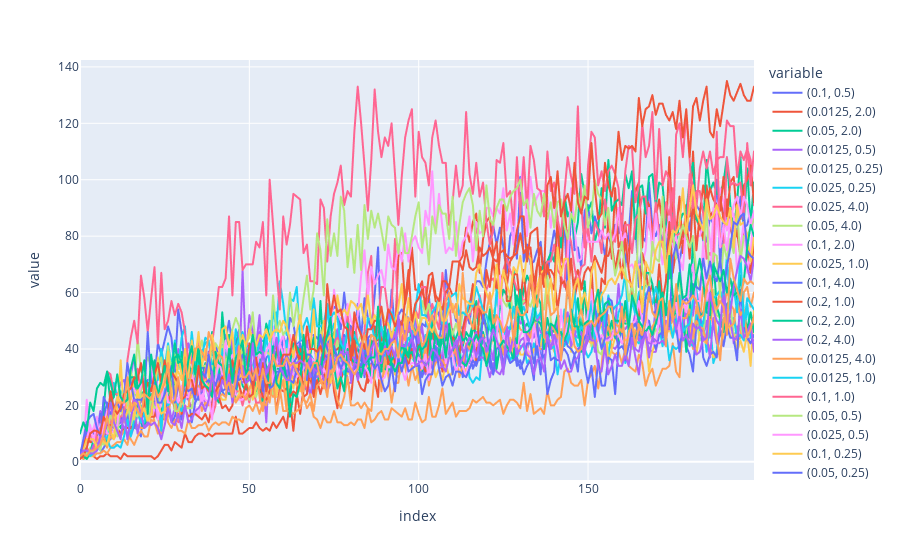

Notebook code for this chart:
### Code cell
px.line(df)

### Figure 1 — Plotly figure (JSON) as saved in the notebook; plotly's stock layout.template omitted (floating-point values rounded to 4 significant figures; data arrays with more than 128 entries replaced by an {"elided": "..."} marker saying what was removed)
{"data": [{"hovertemplate": "variable=(0.1, 0.5)<br>index=%{x}<br>value=%{y}<extra></extra>", "legendgroup": "(0.1, 0.5)", "line": {"color": "#636efa", "dash": "solid"}, "mode": "lines", "name": "(0.1, 0.5)", "showlegend": true, "type": "scattergl", "x": {"elided": "200 int values"}, "xaxis": "x", "y": {"elided": "200 int values"}, "yaxis": "y"}, {"hovertemplate": "variable=(0.0125, 2.0)<br>index=%{x}<br>value=%{y}<extra></extra>", "legendgroup": "(0.0125, 2.0)", "line": {"color": "#EF553B", "dash": "solid"}, "mode": "lines", "name": "(0.0125, 2.0)", "showlegend": true, "type": "scattergl", "x": {"elided": "200 int values"}, "xaxis": "x", "y": {"elided": "200 int values"}, "yaxis": "y"}, {"hovertemplate": "variable=(0.05, 2.0)<br>index=%{x}<br>value=%{y}<extra></extra>", "legendgroup": "(0.05, 2.0)", "line": {"color": "#00cc96", "dash": "solid"}, "mode": "lines", "name": "(0.05, 2.0)", "showlegend": true, "type": "scattergl", "x": {"elided": "200 int values"}, "xaxis": "x", "y": {"elided": "200 int values"}, "yaxis": "y"}, {"hovertemplate": "variable=(0.0125, 0.5)<br>index=%{x}<br>value=%{y}<extra></extra>", "legendgroup": "(0.0125, 0.5)", "line": {"color": "#ab63fa", "dash": "solid"}, "mode": "lines", "name": "(0.0125, 0.5)", "showlegend": true, "type": "scattergl", "x": {"elided": "200 int values"}, "xaxis": "x", "y": {"elided": "200 int values"}, "yaxis": "y"}, {"hovertemplate": "variable=(0.0125, 0.25)<br>index=%{x}<br>value=%{y}<extra></extra>", "legendgroup": "(0.0125, 0.25)", "line": {"color": "#FFA15A", "dash": "solid"}, "mode": "lines", "name": "(0.0125, 0.25)", "showlegend": true, "type": "scattergl", "x": {"elided": "200 int values"}, "xaxis": "x", "y": {"elided": "200 int values"}, "yaxis": "y"}, {"hovertemplate": "variable=(0.025, 0.25)<br>index=%{x}<br>value=%{y}<extra></extra>", "legendgroup": "(0.025, 0.25)", "line": {"color": "#19d3f3", "dash": "solid"}, "mode": "lines", "name": "(0.025, 0.25)", "showlegend": true, "type": "scattergl", "x": {"elided": "200 int values"}, "xaxis": "x", "y": {"elided": "200 int values"}, "yaxis": "y"}, {"hovertemplate": "variable=(0.025, 4.0)<br>index=%{x}<br>value=%{y}<extra></extra>", "legendgroup": "(0.025, 4.0)", "line": {"color": "#FF6692", "dash": "solid"}, "mode": "lines", "name": "(0.025, 4.0)", "showlegend": true, "type": "scattergl", "x": {"elided": "200 int values"}, "xaxis": "x", "y": {"elided": "200 int values"}, "yaxis": "y"}, {"hovertemplate": "variable=(0.05, 4.0)<br>index=%{x}<br>value=%{y}<extra></extra>", "legendgroup": "(0.05, 4.0)", "line": {"color": "#B6E880", "dash": "solid"}, "mode": "lines", "name": "(0.05, 4.0)", "showlegend": true, "type": "scattergl", "x": {"elided": "200 int values"}, "xaxis": "x", "y": {"elided": "200 int values"}, "yaxis": "y"}, {"hovertemplate": "variable=(0.1, 2.0)<br>index=%{x}<br>value=%{y}<extra></extra>", "legendgroup": "(0.1, 2.0)", "line": {"color": "#FF97FF", "dash": "solid"}, "mode": "lines", "name": "(0.1, 2.0)", "showlegend": true, "type": "scattergl", "x": {"elided": "200 int values"}, "xaxis": "x", "y": {"elided": "200 int values"}, "yaxis": "y"}, {"hovertemplate": "variable=(0.025, 1.0)<br>index=%{x}<br>value=%{y}<extra></extra>", "legendgroup": "(0.025, 1.0)", "line": {"color": "#FECB52", "dash": "solid"}, "mode": "lines", "name": "(0.025, 1.0)", "showlegend": true, "type": "scattergl", "x": {"elided": "200 int values"}, "xaxis": "x", "y": {"elided": "200 int values"}, "yaxis": "y"}, {"hovertemplate": "variable=(0.1, 4.0)<br>index=%{x}<br>value=%{y}<extra></extra>", "legendgroup": "(0.1, 4.0)", "line": {"color": "#636efa", "dash": "solid"}, "mode": "lines", "name": "(0.1, 4.0)", "showlegend": true, "type": "scattergl", "x": {"elided": "200 int values"}, "xaxis": "x", "y": {"elided": "200 int values"}, "yaxis": "y"}, {"hovertemplate": "variable=(0.2, 1.0)<br>index=%{x}<br>value=%{y}<extra></extra>", "legendgroup": "(0.2, 1.0)", "line": {"color": "#EF553B", "dash": "solid"}, "mode": "lines", "name": "(0.2, 1.0)", "showlegend": true, "type": "scattergl", "x": {"elided": "200 int values"}, "xaxis": "x", "y": {"elided": "200 int values"}, "yaxis": "y"}, {"hovertemplate": "variable=(0.2, 2.0)<br>index=%{x}<br>value=%{y}<extra></extra>", "legendgroup": "(0.2, 2.0)", "line": {"color": "#00cc96", "dash": "solid"}, "mode": "lines", "name": "(0.2, 2.0)", "showlegend": true, "type": "scattergl", "x": {"elided": "200 int values"}, "xaxis": "x", "y": {"elided": "200 int values"}, "yaxis": "y"}, {"hovertemplate": "variable=(0.2, 4.0)<br>index=%{x}<br>value=%{y}<extra></extra>", "legendgroup": "(0.2, 4.0)", "line": {"color": "#ab63fa", "dash": "solid"}, "mode": "lines", "name": "(0.2, 4.0)", "showlegend": true, "type": "scattergl", "x": {"elided": "200 int values"}, "xaxis": "x", "y": {"elided": "200 int values"}, "yaxis": "y"}, {"hovertemplate": "variable=(0.0125, 4.0)<br>index=%{x}<br>value=%{y}<extra></extra>", "legendgroup": "(0.0125, 4.0)", "line": {"color": "#FFA15A", "dash": "solid"}, "mode": "lines", "name": "(0.0125, 4.0)", "showlegend": true, "type": "scattergl", "x": {"elided": "200 int values"}, "xaxis": "x", "y": {"elided": "200 int values"}, "yaxis": "y"}, {"hovertemplate": "variable=(0.0125, 1.0)<br>index=%{x}<br>value=%{y}<extra></extra>", "legendgroup": "(0.0125, 1.0)", "line": {"color": "#19d3f3", "dash": "solid"}, "mode": "lines", "name": "(0.0125, 1.0)", "showlegend": true, "type": "scattergl", "x": {"elided": "200 int values"}, "xaxis": "x", "y": {"elided": "200 int values"}, "yaxis": "y"}, {"hovertemplate": "variable=(0.1, 1.0)<br>index=%{x}<br>value=%{y}<extra></extra>", "legendgroup": "(0.1, 1.0)", "line": {"color": "#FF6692", "dash": "solid"}, "mode": "lines", "name": "(0.1, 1.0)", "showlegend": true, "type": "scattergl", "x": {"elided": "200 int values"}, "xaxis": "x", "y": {"elided": "200 int values"}, "yaxis": "y"}, {"hovertemplate": "variable=(0.05, 0.5)<br>index=%{x}<br>value=%{y}<extra></extra>", "legendgroup": "(0.05, 0.5)", "line": {"color": "#B6E880", "dash": "solid"}, "mode": "lines", "name": "(0.05, 0.5)", "showlegend": true, "type": "scattergl", "x": {"elided": "200 int values"}, "xaxis": "x", "y": {"elided": "200 int values"}, "yaxis": "y"}, {"hovertemplate": "variable=(0.025, 0.5)<br>index=%{x}<br>value=%{y}<extra></extra>", "legendgroup": "(0.025, 0.5)", "line": {"color": "#FF97FF", "dash": "solid"}, "mode": "lines", "name": "(0.025, 0.5)", "showlegend": true, "type": "scattergl", "x": {"elided": "200 int values"}, "xaxis": "x", "y": {"elided": "200 int values"}, "yaxis": "y"}, {"hovertemplate": "variable=(0.1, 0.25)<br>index=%{x}<br>value=%{y}<extra></extra>", "legendgroup": "(0.1, 0.25)", "line": {"color": "#FECB52", "dash": "solid"}, "mode": "lines", "name": "(0.1, 0.25)", "showlegend": true, "type": "scattergl", "x": {"elided": "200 int values"}, "xaxis": "x", "y": {"elided": "200 int values"}, "yaxis": "y"}, {"hovertemplate": "variable=(0.05, 0.25)<br>index=%{x}<br>value=%{y}<extra></extra>", "legendgroup": "(0.05, 0.25)", "line": {"color": "#636efa", "dash": "solid"}, "mode": "lines", "name": "(0.05, 0.25)", "showlegend": true, "type": "scattergl", "x": {"elided": "200 int values"}, "xaxis": "x", "y": {"elided": "200 int values"}, "yaxis": "y"}, {"hovertemplate": "variable=(0.025, 2.0)<br>index=%{x}<br>value=%{y}<extra></extra>", "legendgroup": "(0.025, 2.0)", "line": {"color": "#EF553B", "dash": "solid"}, "mode": "lines", "name": "(0.025, 2.0)", "showlegend": true, "type": "scattergl", "x": {"elided": "200 int values"}, "xaxis": "x", "y": {"elided": "200 int values"}, "yaxis": "y"}, {"hovertemplate": "variable=(0.2, 0.25)<br>index=%{x}<br>value=%{y}<extra></extra>", "legendgroup": "(0.2, 0.25)", "line": {"color": "#00cc96", "dash": "solid"}, "mode": "lines", "name": "(0.2, 0.25)", "showlegend": true, "type": "scattergl", "x": {"elided": "200 int values"}, "xaxis": "x", "y": {"elided": "200 int values"}, "yaxis": "y"}, {"hovertemplate": "variable=(0.05, 1.0)<br>index=%{x}<br>value=%{y}<extra></extra>", "legendgroup": "(0.05, 1.0)", "line": {"color": "#ab63fa", "dash": "solid"}, "mode": "lines", "name": "(0.05, 1.0)", "showlegend": true, "type": "scattergl", "x": {"elided": "200 int values"}, "xaxis": "x", "y": {"elided": "200 int values"}, "yaxis": "y"}, {"hovertemplate": "variable=(0.2, 0.5)<br>index=%{x}<br>value=%{y}<extra></extra>", "legendgroup": "(0.2, 0.5)", "line": {"color": "#FFA15A", "dash": "solid"}, "mode": "lines", "name": "(0.2, 0.5)", "showlegend": true, "type": "scattergl", "x": {"elided": "200 int values"}, "xaxis": "x", "y": {"elided": "200 int values"}, "yaxis": "y"}], "layout": {"autosize": true, "legend": {"title": {"text": "variable"}, "tracegroupgap": 0}, "margin": {"t": 60}, "xaxis": {"anchor": "y", "autorange": true, "domain": [0, 1], "range": [0, 199], "title": {"text": "index"}, "type": "linear"}, "yaxis": {"anchor": "x", "autorange": true, "domain": [0, 1], "range": [-6.444, 142.4], "title": {"text": "value"}, "type": "linear"}}}
